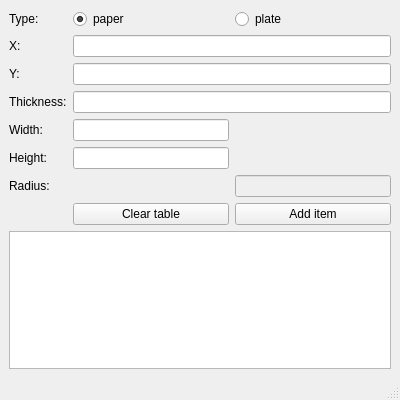
<?xml version="1.0" encoding="UTF-8"?>
<ui version="4.0">
 <class>MainWindow</class>
 <widget class="QMainWindow" name="MainWindow">
  <property name="geometry">
   <rect>
    <x>0</x>
    <y>0</y>
    <width>400</width>
    <height>400</height>
   </rect>
  </property>
  <property name="windowTitle">
   <string>Table manager</string>
  </property>
  <widget class="QWidget" name="centralwidget">
   <layout class="QGridLayout" name="gridLayout_3">
    <item row="0" column="0">
     <layout class="QGridLayout" name="gridLayout_2">
      <item row="2" column="1" colspan="2">
       <widget class="QLineEdit" name="lineEditY"/>
      </item>
      <item row="0" column="2">
       <widget class="QRadioButton" name="radioButtonPlate">
        <property name="text">
         <string>plate</string>
        </property>
       </widget>
      </item>
      <item row="4" column="1">
       <widget class="QLineEdit" name="lineEditWidth"/>
      </item>
      <item row="5" column="1">
       <widget class="QLineEdit" name="lineEditHeight"/>
      </item>
      <item row="1" column="1" colspan="2">
       <widget class="QLineEdit" name="lineEditX"/>
      </item>
      <item row="1" column="0">
       <widget class="QLabel" name="label_2">
        <property name="text">
         <string>X:</string>
        </property>
       </widget>
      </item>
      <item row="2" column="0">
       <widget class="QLabel" name="label_3">
        <property name="text">
         <string>Y:</string>
        </property>
       </widget>
      </item>
      <item row="3" column="1" colspan="2">
       <widget class="QLineEdit" name="lineEditThickness"/>
      </item>
      <item row="0" column="1">
       <widget class="QRadioButton" name="radioButtonPaper">
        <property name="text">
         <string>paper</string>
        </property>
        <property name="checked">
         <bool>true</bool>
        </property>
       </widget>
      </item>
      <item row="3" column="0">
       <widget class="QLabel" name="label_4">
        <property name="text">
         <string>Thickness:</string>
        </property>
       </widget>
      </item>
      <item row="0" column="0">
       <widget class="QLabel" name="label">
        <property name="sizePolicy">
         <sizepolicy hsizetype="Preferred" vsizetype="Fixed">
          <horstretch>0</horstretch>
          <verstretch>0</verstretch>
         </sizepolicy>
        </property>
        <property name="text">
         <string>Type:</string>
        </property>
       </widget>
      </item>
      <item row="6" column="2">
       <widget class="QLineEdit" name="lineEditRadius">
        <property name="enabled">
         <bool>false</bool>
        </property>
       </widget>
      </item>
      <item row="4" column="0">
       <widget class="QLabel" name="label_5">
        <property name="text">
         <string>Width:</string>
        </property>
       </widget>
      </item>
      <item row="5" column="0">
       <widget class="QLabel" name="label_6">
        <property name="text">
         <string>Height:</string>
        </property>
       </widget>
      </item>
      <item row="6" column="0">
       <widget class="QLabel" name="label_7">
        <property name="text">
         <string>Radius:</string>
        </property>
       </widget>
      </item>
      <item row="7" column="2">
       <widget class="QPushButton" name="pushButtonAdd">
        <property name="text">
         <string>Add item</string>
        </property>
       </widget>
      </item>
      <item row="7" column="1">
       <widget class="QPushButton" name="pushButtonClear">
        <property name="text">
         <string>Clear table</string>
        </property>
       </widget>
      </item>
     </layout>
    </item>
    <item row="1" column="0">
     <widget class="QTextEdit" name="textEditLog">
      <property name="readOnly">
       <bool>true</bool>
      </property>
     </widget>
    </item>
   </layout>
  </widget>
  <widget class="QMenuBar" name="menubar">
   <property name="geometry">
    <rect>
     <x>0</x>
     <y>0</y>
     <width>400</width>
     <height>21</height>
    </rect>
   </property>
  </widget>
  <widget class="QStatusBar" name="statusbar"/>
 </widget>
 <resources/>
 <connections/>
</ui>
